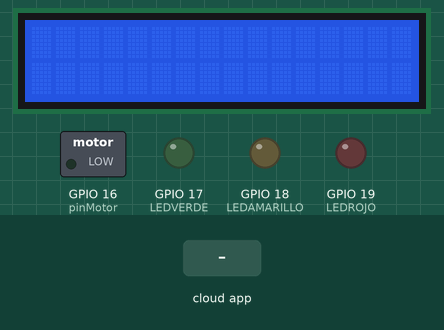
The sketch below on a simulated ESP32. Shown: 16×2 character LCD, switched loads named in the sketch (green lamp = pin HIGH), output pins drawn as LEDs (lit = HIGH). Inputs (shaded band) come from the test bench. WiFi joins after 1.5 s; servers stay silent unless stated; no MQTT or app messages arrive unless stated; what the sketch prints to the serial monitor is not drawn.

Above: at 2.7 s.
2.8 s: the phone or cloud app sets boton to ON
At 4.1 s:
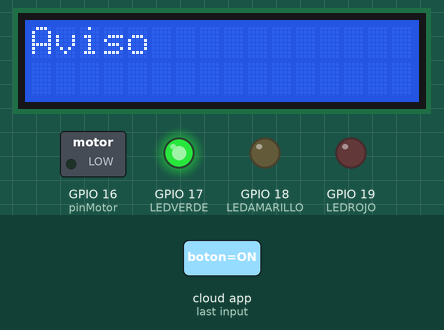
4.5 s: the phone or cloud app sets boton to ON
At 5.7 s:
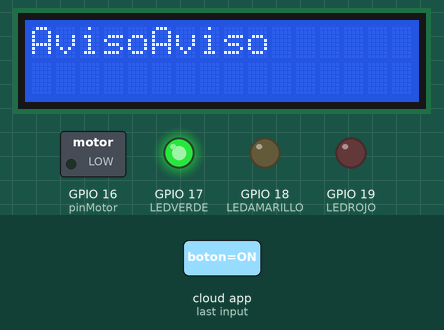
6.2 s: the phone or cloud app sets boton to ON
At 7.2 s:
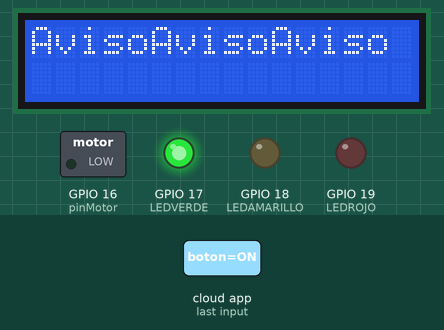
7.9 s: the phone or cloud app sets boton to ON
At 9.2 s:
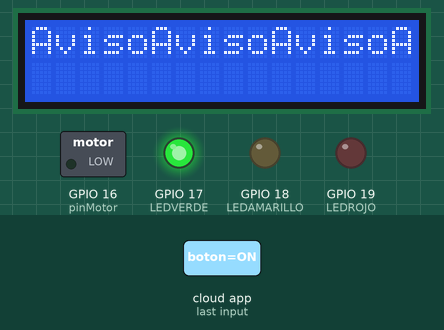
Timing chart, 0 to 10.9 s (numbered marks = the images above; inputs shaded):
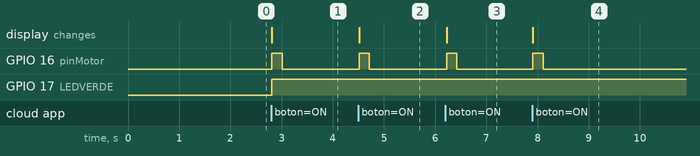

The sketch:

Esp32Sub.ino
```cpp
#include <WiFi.h>
#include <Wire.h>
#include <LiquidCrystal_I2C.h>
#include "Adafruit_MQTT.h"
#include "Adafruit_MQTT_Client.h"

/************************* WiFi Access Point *********************************/

#define WLAN_SSID       "SSID"
#define WLAN_PASS       "PASS"

/************************* Adafruit.io Setup *********************************/

#define AIO_SERVER      "io.adafruit.com"
#define AIO_SERVERPORT  1883                   // use 8883 for SSL
#define AIO_USERNAME    "USERNAME"
#define AIO_KEY         "KEY"

/************ Global State (you don't need to change this!) ******************/

WiFiClient client;

// Setup the MQTT client class by passing in the WiFi client and MQTT server and login details.
Adafruit_MQTT_Client mqtt(&client, AIO_SERVER, AIO_SERVERPORT, AIO_USERNAME, AIO_KEY);

/****************************** Feeds ***************************************/

// Notice MQTT paths for AIO follow the form: <username>/feeds/<feedname>
Adafruit_MQTT_Subscribe onoffbutton = Adafruit_MQTT_Subscribe(&mqtt, AIO_USERNAME "/feeds/boton");
Adafruit_MQTT_Subscribe nivel = Adafruit_MQTT_Subscribe(&mqtt, AIO_USERNAME "/feeds/nivel");
Adafruit_MQTT_Subscribe mensaje = Adafruit_MQTT_Subscribe(&mqtt, AIO_USERNAME "/feeds/mensaje");

/*************************** Sketch Code ************************************/
void MQTT_connect();

String Mensaje = "Aviso";
int NumNivel = 1;
int pinMotor = 16;
int LEDVERDE = 17;
int LEDAMARILLO = 18;
int LEDROJO = 19;
LiquidCrystal_I2C lcd(0x27, 16, 2);

void setup() {
  pinMode(pinMotor, OUTPUT);
  pinMode(LEDVERDE, OUTPUT);
  pinMode(LEDAMARILLO, OUTPUT);
  pinMode(LEDROJO, OUTPUT);
  Wire.begin();
  lcd.begin();
  lcd.backlight();

  Serial.begin(115200);
  delay(10);

  Serial.println(F("Adafruit MQTT demo"));

  // Connect to WiFi access point.
  Serial.println(); Serial.println();
  Serial.print("Connecting to ");
  Serial.println(WLAN_SSID);

  WiFi.begin(WLAN_SSID, WLAN_PASS);
  while (WiFi.status() != WL_CONNECTED) {
    delay(500);
    Serial.print(".");
  }
  Serial.println();

  Serial.println("WiFi connected");
  Serial.println("IP address: "); Serial.println(WiFi.localIP());

  // Setup MQTT subscription for onoff & slider feed.
  mqtt.subscribe(&onoffbutton);
  mqtt.subscribe(&nivel);
  mqtt.subscribe(&mensaje);
}

uint32_t x=0;

void loop() {

  MQTT_connect();

  Adafruit_MQTT_Subscribe *subscription;
  while ((subscription = mqtt.readSubscription(5000))) {
    if (subscription == &onoffbutton) {
      Serial.print(F("On-Off button: "));
      Serial.println((char *)onoffbutton.lastread);

      if (strcmp((char *)onoffbutton.lastread, "ON") == 0) {
        lcd.print(Mensaje);
        if (NumNivel == 1) {
          digitalWrite(LEDVERDE, HIGH);
        }
        else if (NumNivel == 2){
          digitalWrite(LEDAMARILLO, HIGH);
        }
        else if (NumNivel == 3){
          digitalWrite(LEDROJO, HIGH);
        }
        vibrarMotor(NumNivel);
      }
      if (strcmp((char *)onoffbutton.lastread, "OFF") == 0) {
        digitalWrite(LEDVERDE, LOW);
        digitalWrite(LEDAMARILLO, LOW);
        digitalWrite(LEDROJO, LOW);
        lcd.clear();
      }
    }

    // check if its the slider feed
    if (subscription == &nivel) {
      Serial.print(F("Nivel del mensaje: "));
      Serial.println((char *)nivel.lastread);
      uint16_t sliderval = atoi((char *)nivel.lastread);
      NumNivel= sliderval;
    }

    // check if its the mensaje feed
    if (subscription == &mensaje) {
      Serial.print(F("Mensaje: "));
      Serial.println((char *)mensaje.lastread);
      Mensaje = String((char *)mensaje.lastread);
    }
  }

  // ping the server to keep the mqtt connection alive
  if(! mqtt.ping()) {
    mqtt.disconnect();
  }
}

void MQTT_connect() {
  int8_t ret;

  // Stop if already connected.
  if (mqtt.connected()) {
    return;
  }

  Serial.print("Connecting to MQTT... ");

  uint8_t retries = 3;
  while ((ret = mqtt.connect()) != 0) { // connect will return 0 for connected
       Serial.println(mqtt.connectErrorString(ret));
       Serial.println("Retrying MQTT connection in 5 seconds...");
       mqtt.disconnect();
       delay(5000);  // wait 5 seconds
       retries--;
       if (retries == 0) {
         // basically die and wait for WDT to reset me
         while (1);
       }
  }
  Serial.println("MQTT Connected!");
}

void vibrarMotor(int nivel){
        if(nivel == 1){
        digitalWrite(pinMotor, HIGH);
        delay(200);
        digitalWrite(pinMotor, LOW);
        }
        else if(nivel == 2){
          for (int i = 0; i < 2; i++) {
            digitalWrite(pinMotor, HIGH); // Encender el motor
              delay(200);
              digitalWrite(pinMotor, LOW); // Apagar el motor
              delay(200);
          }
  }
      else if(nivel == 3){
          for (int i = 0; i < 3; i++) {
            digitalWrite(pinMotor, HIGH); // Encender el motor
              delay(200);
              digitalWrite(pinMotor, LOW); // Apagar el motor
              delay(200);
          }
     }
}
```

Measured:
- after the input at 2.8 s, GPIO 16 (pinMotor): LOW → HIGH at once, → LOW 0.20 s later; GPIO 17 (LEDVERDE): LOW → HIGH at once; the display: changes at once (image 1)
- after the input at 4.5 s, GPIO 16 (pinMotor): LOW → HIGH at once, → LOW 0.20 s later; the display: changes at once (image 2)
- after the input at 6.2 s, GPIO 16 (pinMotor): LOW → HIGH at once, → LOW 0.20 s later; the display: changes at once (image 3)
- after the input at 7.9 s, GPIO 16 (pinMotor): LOW → HIGH at once, → LOW 0.20 s later; the display: changes at once (image 4)
